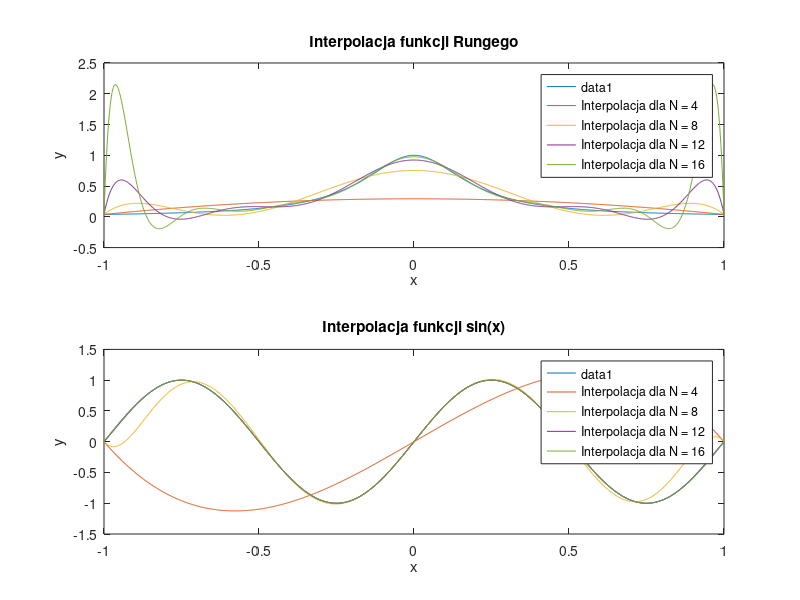

Reproduce this figure in MATLAB.
function [V, original_Runge, original_sine, interpolated_Runge, interpolated_sine] = zadanie1()
    % Rozmiar tablic komórkowych (cell arrays) V, interpolated_Runge, interpolated_sine: [1,4].
    % V{i} zawiera macierz Vandermonde wyznaczoną dla liczby węzłów interpolacji równej N(i)
    % original_Runge - wektor wierszowy zawierający wartości funkcji Runge dla wektora x_fine=linspace(-1, 1, 1000)
    % original_sine - wektor wierszowy zawierający wartości funkcji sinus dla wektora x_fine
    % interpolated_Runge{i} stanowi wierszowy wektor wartości funkcji interpolującej 
    %       wyznaczonej dla funkcji Runge (wielomian stopnia N(i)-1) w punktach x_fine
    % interpolated_sine{i} stanowi wierszowy wektor wartości funkcji interpolującej
    %       wyznaczonej dla funkcji sinus (wielomian stopnia N(i)-1) w punktach x_fine
        N = 4:4:16;
        x_fine = linspace(-1, 1, 1000);
        original_Runge = runge(x_fine);
    
        subplot(2,1,1);
     

        plot(x_fine, original_Runge);
        title('Interpolacja funkcji Rungego');
        xlabel('x');
        ylabel('y');
        hold on;
        for i = 1:length(N)
            V{i} = vandermonde_matrix(N(i));% macierz Vandermonde
            nodes = linspace(-1, 1, N(i)); % węzły interpolacji
            runge_values = runge(nodes);  % wartości funkcji interpolowanej w węzłach interpolacji
            runge_values = runge_values'; % transpozycja
            c_runge = V{i} \ runge_values; % współczynniki wielomianu interpolującego
            interpolated_Runge{i} = polyval(flipud(c_runge), x_fine); % interpolacja
            plot(x_fine, interpolated_Runge{i}, 'DisplayName', ['Interpolacja dla N = ', num2str(N(i))]);
          
        end
        legend;
        hold off
    
        original_sine = sin(2 * pi * x_fine);
        subplot(2,1,2);
        plot(x_fine, original_sine);
        title('Interpolacja funkcji sin(x)');
        xlabel('x');
        ylabel('y');
        hold on;
        for i = 1:length(N)
            nodes = linspace(-1, 1, N(i)); % węzły interpolacji
            sine_values = sin(2 * pi * nodes);  % wartości funkcji interpolowanej w węzłach interpolacji
            sine_values = sine_values'; % transpozycja
            c_sine = V{i} \ sine_values; % współczynniki wielomianu interpolującego
            interpolated_sine{i} = polyval(flipud(c_sine), x_fine); % interpolacja
            plot(x_fine, interpolated_sine{i}, 'DisplayName', ['Interpolacja dla N = ', num2str(N(i))]);
        end
        legend;
        hold off
        saveas(gcf, 'zadanie1.png');
    end
    
    function V = vandermonde_matrix(N)
        % Generuje macierz Vandermonde dla N równomiernie rozmieszczonych w przedziale [-1, 1] węzłów interpolacji
        x_coarse = linspace(-1,1,N);
        V = zeros(N,N);
        for i = 1:N
            V(:,i) = x_coarse.^(i-1);
        end
    end

    function y = runge(x)
        % Funkcja Rungego
        y = 1./(1+25*x.^2);
    end
